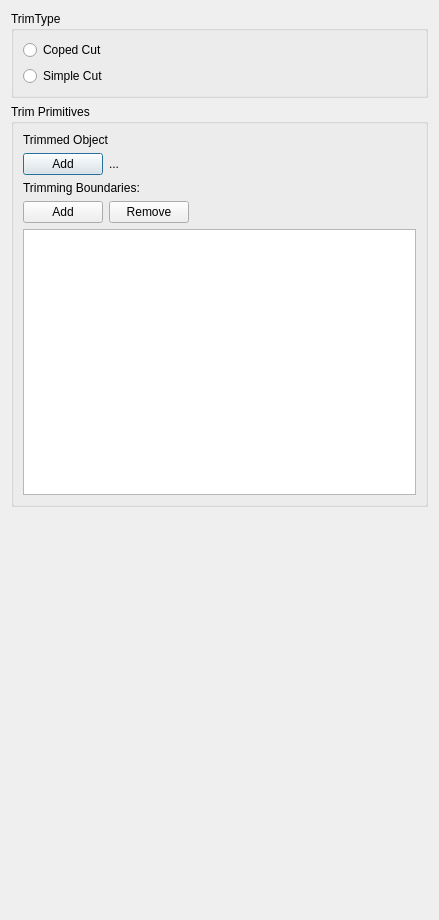
<?xml version="1.0" encoding="UTF-8"?>
<ui version="4.0">
 <class>Dialog</class>
 <widget class="QDialog" name="Dialog">
  <property name="geometry">
   <rect>
    <x>0</x>
    <y>0</y>
    <width>439</width>
    <height>920</height>
   </rect>
  </property>
  <property name="windowTitle">
   <string>Dialog</string>
  </property>
  <layout class="QVBoxLayout" name="verticalLayout_4">
   <item>
    <widget class="QGroupBox" name="groupBox_2">
     <property name="title">
      <string>TrimType</string>
     </property>
     <layout class="QVBoxLayout" name="verticalLayout_3">
      <item>
       <widget class="QRadioButton" name="rb_copedcut">
        <property name="text">
         <string>Coped Cut</string>
        </property>
        <property name="icon">
         <iconset>
          <normaloff>:/icon/icons/corner-simple-type.svg</normaloff>:/icon/icons/corner-simple-type.svg</iconset>
        </property>
        <property name="iconSize">
         <size>
          <width>32</width>
          <height>32</height>
         </size>
        </property>
       </widget>
      </item>
      <item>
       <widget class="QRadioButton" name="rb_simplecut">
        <property name="text">
         <string>Simple Cut</string>
        </property>
        <property name="icon">
         <iconset>
          <normaloff>:/icon/icons/corner-coped-type.svg</normaloff>:/icon/icons/corner-coped-type.svg</iconset>
        </property>
        <property name="iconSize">
         <size>
          <width>32</width>
          <height>32</height>
         </size>
        </property>
       </widget>
      </item>
     </layout>
    </widget>
   </item>
   <item>
    <widget class="QGroupBox" name="groupBox_3">
     <property name="title">
      <string>Trim Primitives</string>
     </property>
     <layout class="QVBoxLayout" name="verticalLayout">
      <item>
       <widget class="QLabel" name="label">
        <property name="text">
         <string>Trimmed Object </string>
        </property>
       </widget>
      </item>
      <item>
       <layout class="QHBoxLayout" name="horizontalLayout" stretch="1,5">
        <item>
         <widget class="QPushButton" name="add_trimmed_object_button">
          <property name="text">
           <string>Add</string>
          </property>
          <property name="icon">
           <iconset>
            <normaloff>:/icon/icons/list-add.svg</normaloff>:/icon/icons/list-add.svg</iconset>
          </property>
         </widget>
        </item>
        <item>
         <widget class="QLabel" name="trimmed_object_label">
          <property name="text">
           <string>...</string>
          </property>
         </widget>
        </item>
       </layout>
      </item>
      <item>
       <widget class="QLabel" name="label_2">
        <property name="text">
         <string>Trimming Boundaries: </string>
        </property>
       </widget>
      </item>
      <item>
       <layout class="QHBoxLayout" name="horizontalLayout_2">
        <item>
         <widget class="QPushButton" name="add_boundary_button">
          <property name="text">
           <string>Add</string>
          </property>
          <property name="icon">
           <iconset>
            <normaloff>:/icon/icons/list-add.svg</normaloff>:/icon/icons/list-add.svg</iconset>
          </property>
         </widget>
        </item>
        <item>
         <widget class="QPushButton" name="remove_boundary_button">
          <property name="text">
           <string>Remove</string>
          </property>
          <property name="icon">
           <iconset>
            <normaloff>:/icon/icons/list-remove.svg</normaloff>:/icon/icons/list-remove.svg</iconset>
          </property>
         </widget>
        </item>
        <item>
         <spacer name="horizontalSpacer_2">
          <property name="orientation">
           <enum>Qt::Horizontal</enum>
          </property>
          <property name="sizeHint" stdset="0">
           <size>
            <width>40</width>
            <height>20</height>
           </size>
          </property>
         </spacer>
        </item>
       </layout>
      </item>
      <item>
       <widget class="QListWidget" name="boundaries_list_widget"/>
      </item>
     </layout>
    </widget>
   </item>
   <item>
    <spacer name="verticalSpacer">
     <property name="orientation">
      <enum>Qt::Vertical</enum>
     </property>
     <property name="sizeHint" stdset="0">
      <size>
       <width>20</width>
       <height>40</height>
      </size>
     </property>
    </spacer>
   </item>
  </layout>
 </widget>
 <resources>
  <include location="../resources.qrc"/>
 </resources>
 <connections/>
</ui>
